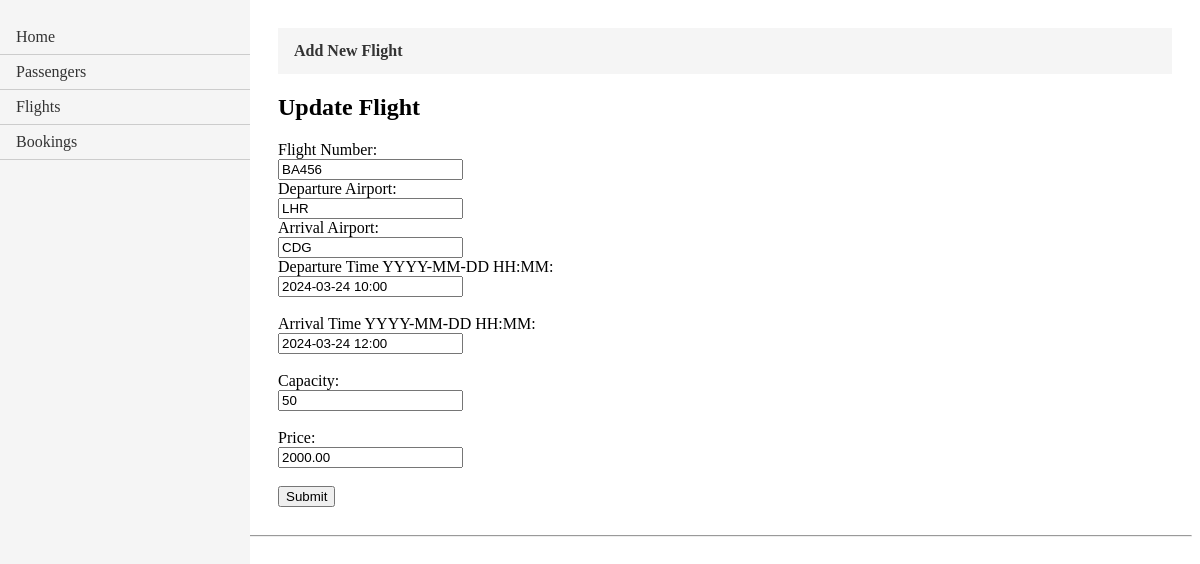
The app's page /flight/update/4/, older data.
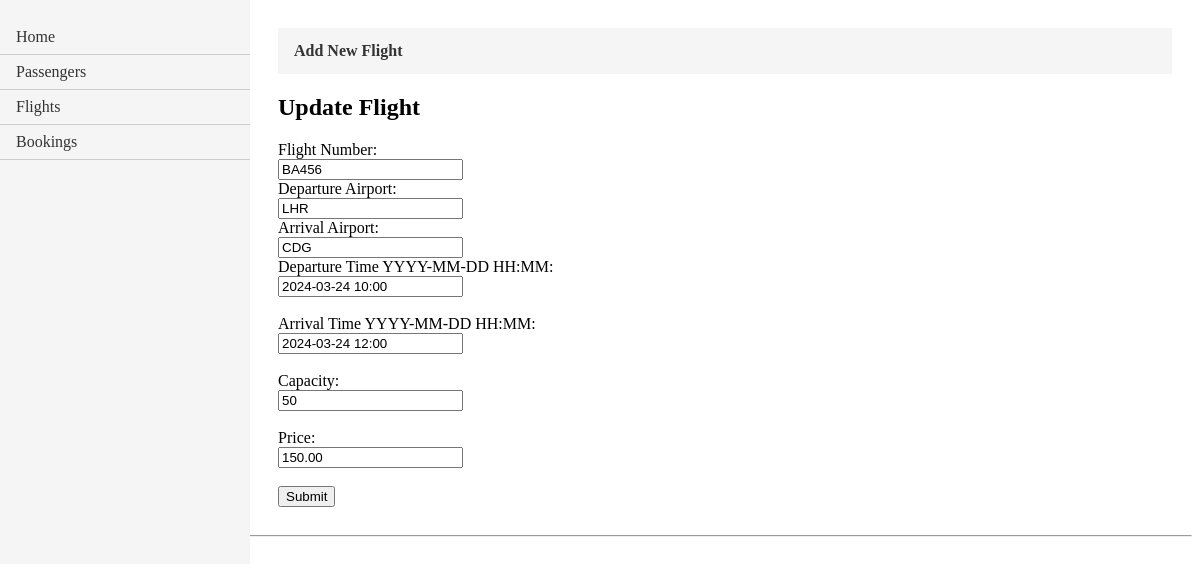
The same page, newer data.
### FlightBookingApp/models.py (models this page shows, shortened)
class Flight(models.Model):
    flightID = models.AutoField(primary_key=True)
    flightNumber = models.CharField(max_length=20)
    departureAirport = models.CharField(max_length=3)
    arrivalAirport = models.CharField(max_length=3)
    departureTime = models.DateTimeField()
    arrivalTime = models.DateTimeField()
    capacity = models.IntegerField()
    price = models.DecimalField(max_digits=10, decimal_places=2)

### FlightBookingApp/views.py (the view)
# urls.py: path('flight/update/<int:flight_id>/', views.update_flight_form, name='update_flight_form'), #load flight information to update
def update_flight_form(request, flight_id):
    flight = formatted_flight(Flight.objects.get(flightID=flight_id))
    return render(request, 'update_flight.html', {'flight': flight})

### FlightBookingApp/views.py (called while the page is built)
def formatted_flight(flight): # Created to format data to be presented on the screen.
    formatted_flight = {
        'flightID': flight.flightID,
        'flightNumber': flight.flightNumber,
        'departureAirport': flight.departureAirport,
        'arrivalAirport': flight.arrivalAirport,
        'departureTime': flight.departureTime.strftime('%Y-%m-%d %H:%M'),
        'arrivalTime': flight.arrivalTime.strftime('%Y-%m-%d %H:%M'),
        'capacity': flight.capacity,
        'price': flight.price,
    }
    return formatted_flight

### FlightBookingApp/templates/update_flight.html
{% extends "layout.html" %}
{% block content%}
<ul class="crud-menu">
    <li><a href="{% url 'create_passenger' %}"><b>Add New Flight</b></a></li>
</ul>
<h2>Update Flight</h2>
<form method="post" action="{% url 'update_flight_submit' flight.flightID %}">
    <label for="flightNumber">Flight Number:</label><br>
    <input type="text" id="flightNumber" name="flightNumber" value="{{ flight.flightNumber }}"><br>
    <label for="departureAirport">Departure Airport:</label><br>
    <input type="text" id="departureAirport" name="departureAirport" value="{{ flight.departureAirport }}"><br>
    <label for="arrivalAirport">Arrival Airport:</label><br>
    <input type="text" id="arrivalAirport" name="arrivalAirport" value="{{ flight.arrivalAirport }}"><br>
    <label for="departureTime">Departure Time YYYY-MM-DD HH:MM:</label><br>
    <input type="text" id="departureTime" name="departureTime" pattern="\d{4}-\d{2}-\d{2} \d{2}:\d{2}" title="Please enter a valid date and time in YYYY-MM-DD HH:MM format" value="{{ flight.departureTime }}"><br><br>
    <label for="arrivalTime">Arrival Time YYYY-MM-DD HH:MM:</label><br>
    <input type="text" id="arrivalTime" name="arrivalTime" pattern="\d{4}-\d{2}-\d{2} \d{2}:\d{2}" title="Please enter a valid date and time in YYYY-MM-DD HH:MM format" value="{{ flight.arrivalTime }}"><br><br>
    <label for="capacity">Capacity:</label><br>
    <input type="number" id="capacity" name="capacity" min="1" value="{{ flight.capacity }}"><br><br>
    <label for="price">Price:</label><br>
    <input type="number" id="price" name="price" step="0.01" min="0" value="{{ flight.price }}"><br><br>
    <button type="submit">Submit</button>
</form>
{%endblock content%}

Row changes from the older to the newer data that the page shows:
changed Flight "BA456": price "2000.00" → "150.00"
